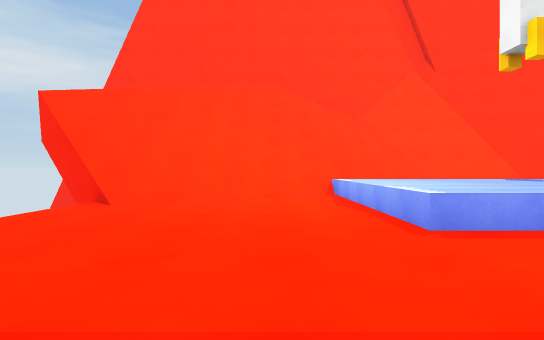
View 1 (above)

12 first-person views from a walk through a 3-D level made in the Unity game engine. The camera is 1.2 m above the floor, looks level and sees 80° across. The floor is counted in squares, 2 m on a side. Each view is taken from the middle of a square. On the plan, view 1 faces up. The plan holds only what a view shows up to about 10 squares ahead; the rest is blank. The place goes on beyond the plan.

View 2
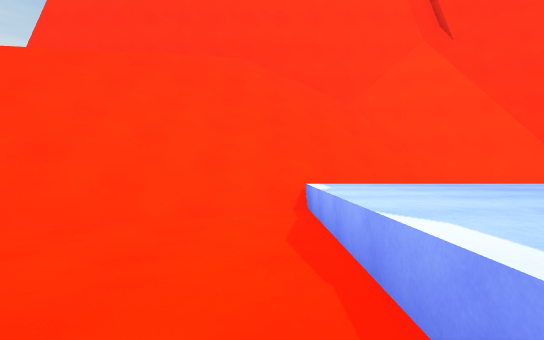

View 3
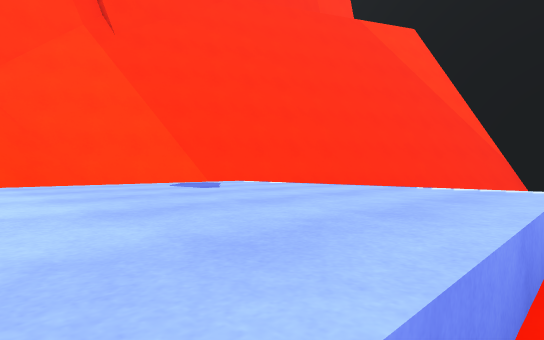

View 4
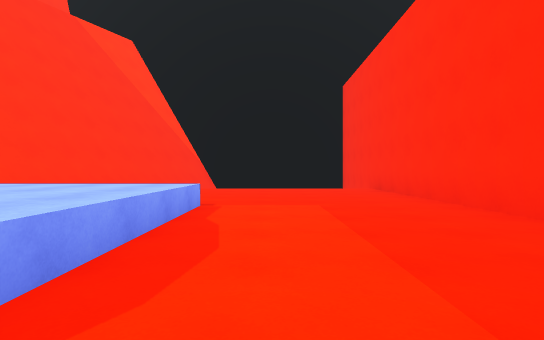

View 5
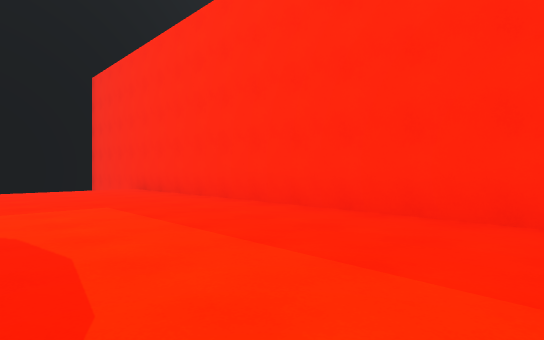

View 6
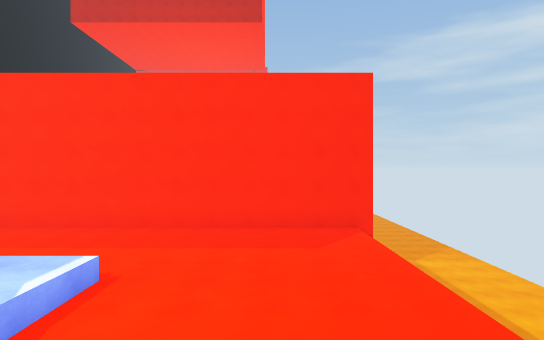

View 7
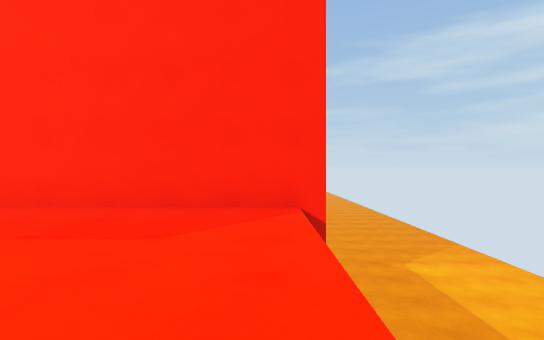

View 8
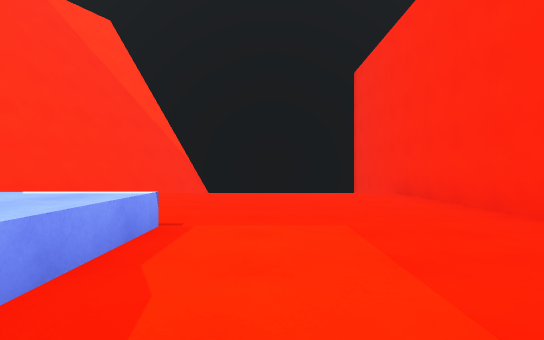

View 9
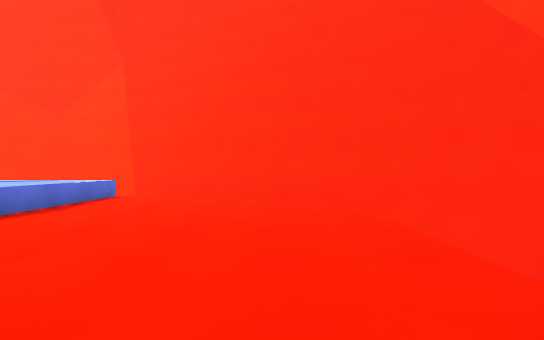

View 10
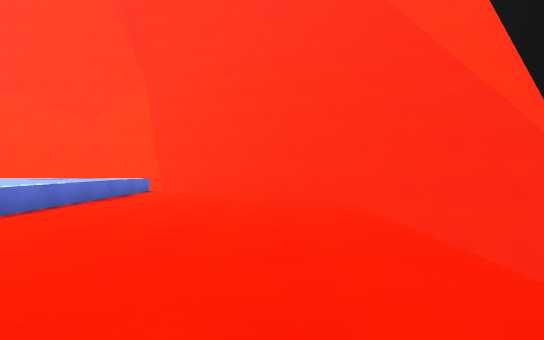

View 11
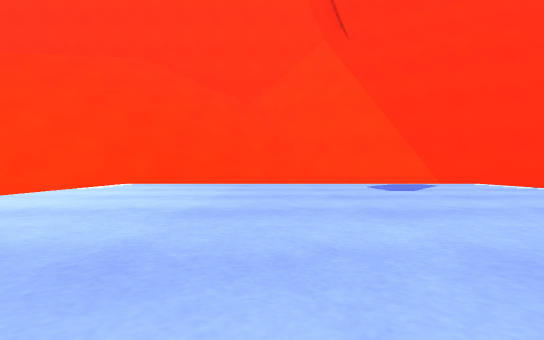

View 12
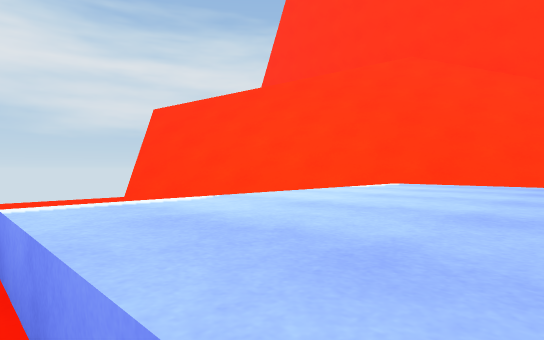

### Floor plan
Key: @ floor where view 1 was taken; # wall or solid block; . main floor; : floor 0.75 m higher than the main floor; / step, stairs or slope; = window, fence, low wall or low ledge; v drop or lower ground.
Columns run from 6 left of view 1 to 15 right of it. Each row starts with its distance up from view 1.
 13 ############
 12      v////##
 11     v//////##
 10    v////////###
  9   v///////   v###
  8 vv//////== :::..###
  7  v/////.::::::....###
  6   v//...::::::.....v##
  5    .....::::::..... vv
  4    .....=/////.....
  3    .....//////.....
  2 v  ................
  1 v  ................
  0 vvv...@............
 -1 vvv................vv
 -2 vv##################
 -3 vv
 -4 vv

Where each view was taken, in squares from view 1:
view 1: 0 up, 0 right, facing up
view 2: 3 up, 1 right, facing up
view 3: 3 up, 3 right, facing up-right
view 4: 2 up, 2 right, facing right
view 5: 3 up, 2 right, facing down-right
view 6: 8 up, 1 left, facing down
view 7: 4 up, 3 left, facing down
view 8: 2 up, 4 right, facing right
view 9: 1 up, 11 right, facing up
view 10: 1 down, 11 right, facing up
view 11: 3 up, 4 right, facing up
view 12: 3 up, 4 right, facing up-left
